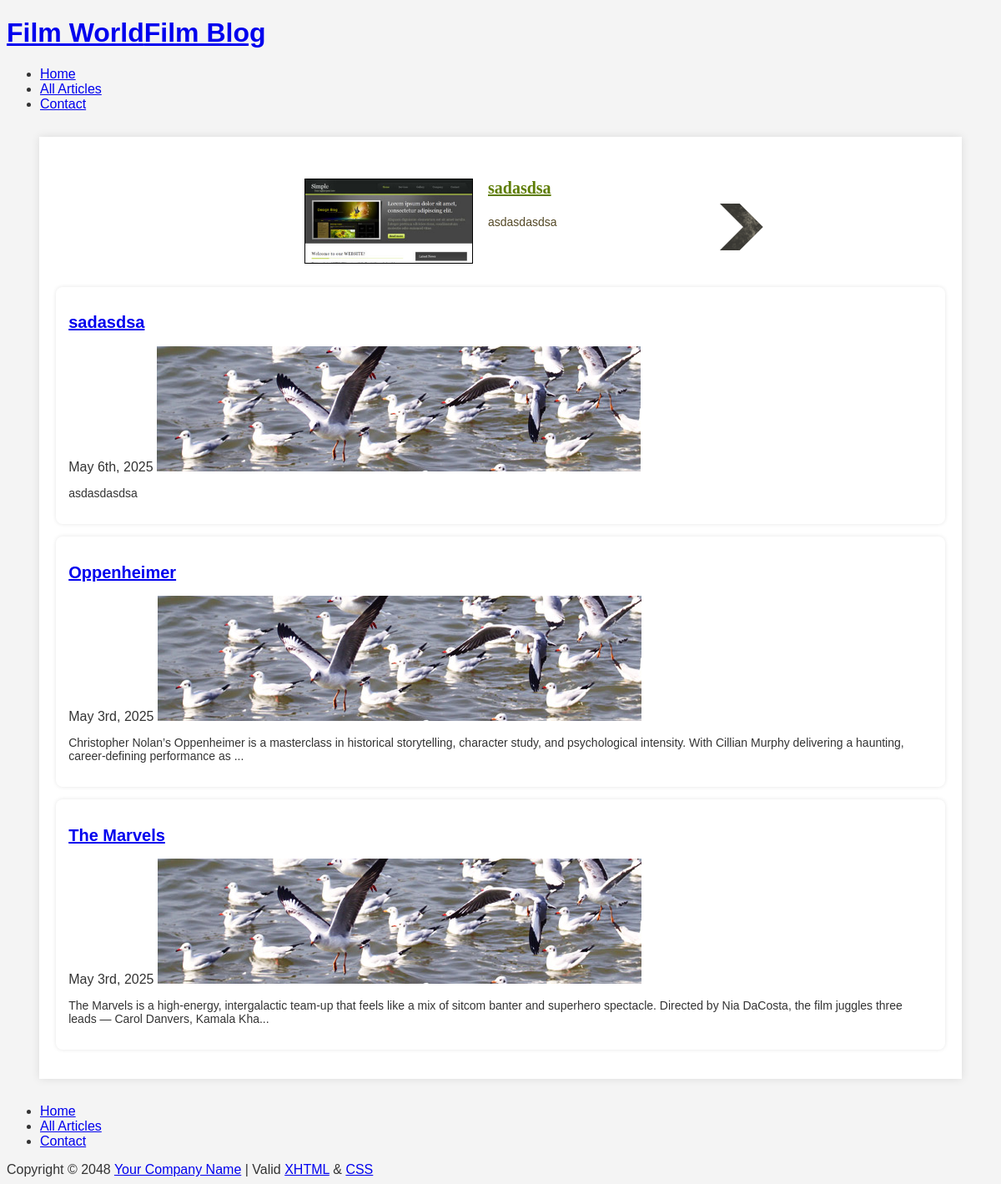
The page / (signed in) on the database its author committed.
### tables this page shows
CREATE TABLE `articles` (
  `id` int NOT NULL,
  `title` varchar(255) NOT NULL,
  `content` text NOT NULL,
  `created_at` datetime DEFAULT CURRENT_TIMESTAMP,
  `rating` int DEFAULT '0'
);

### _inc/classes/MainPage.php (called while the page is built)
<?php
class MainPage{
    private $pdo;
    public function __construct($pdo){
        $this->pdo = $pdo;
    }
    public function getLastArticles($limit = 3){
        $sql = "SELECT id, title, content, created_at FROM articles ORDER BY created_at DESC LIMIT :limit";
        $stmt = $this->pdo->prepare($sql);
        $stmt->bindValue(':limit', (int)$limit, PDO::PARAM_INT);
        $stmt->execute();
        return $stmt->fetchAll(PDO::FETCH_ASSOC);
    }
}
?>

### index.php (the view, shortened to what this page needs)
<?php
    include('_inc/partials/head.php');
    $db = new Database();
    $pdo = $db->getConnection();
    $mainPage = new MainPage($pdo);
    $articles = $mainPage->getLastArticles(3);
?>
<body>
<div id="templatemo_wrapper">
    <div id="templatemo_left_column">
    <?php
        include('_inc/partials/header.php');
    ?>
    </div>
    <div id="templatemo_content">
        <div id="templatemo_slider">
     	<div id="one" class="contentslider">
            <div class="cs_wrapper">
            <div class="cs_slider">
                <?php foreach ($articles as $article): ?>
                <div class="cs_article">
                    <a href="article.php?id=<?= $article['id'] ?>">
                        <img src="images/article01.jpg" alt="<?= htmlspecialchars($article['title']) ?>" />
                    </a>
                    <div class="text">
                            <h2><a href="article.php?id=<?= $article['id'] ?>">
                                <?= htmlspecialchars($article['title']) ?>
                            </a></h2>
                            <p><?= htmlspecialchars(mb_strimwidth(strip_tags($article['content']),0,100, '...')) ?></p>
                    </div>
                </div>
                <?php endforeach; ?>
            </div>
            </div>
        </div>
        </div>
        <?php foreach ($articles as $article): ?>
    <div class="post_section">
        <h2><a href="article.php?id=<?= $article['id'] ?>">
            <?= htmlspecialchars($article['title']) ?>
        </a></h2>
        <div class="post_content">
            <?= date('F jS, Y', strtotime($article['created_at'])) ?>
            <a href="article.php?id=<?= $article['id'] ?>">
                <img src="images/templatemo_image_01.jpg" alt="image" />
            </a>
            <p><?= htmlspecialchars(mb_strimwidth(strip_tags($article['content']),0,200,'...')) ?></p>
        </div>
    </div>
<?php endforeach; ?>
    </div>
</div>
<?php
    include('_inc/partials/footer.php');
?>
</div>
</body>
</html>

### css/admin_style.css (style rules this page uses)
body { font-family: Arial, sans-serif; background-color: #f4f4f4; color: #333; }
#templatemo_content { width: 90%; margin: 30px auto; background-color: #fff; padding: 20px; box-shadow: 0 0 10px rgba(0, 0, 0, 0.1); }
.post_section { background-color: #fff; padding: 15px; margin-bottom: 15px; border-radius: 8px; box-shadow: 0 0 5px rgba(0, 0, 0, 0.1); }
h2 { font-size: 20px; color: #333; }
p { font-size: 14px; }

### rows shown on the page
articles: title "sadasdsa", content "asdasdasdsa", created_at "May 6th, 2025"
articles: title "Oppenheimer", created_at "May 3rd, 2025", content "Christopher Nolan’s Oppenheimer is a masterclass in historical storytelling, character study, and psychological intensity. With Cillian Murphy delivering a haunting, career-defining performance as ..."
articles: title "The Marvels", created_at "May 3rd, 2025", content "The Marvels is a high-energy, intergalactic team-up that feels like a mix of sitcom banter and superhero spectacle. Directed by Nia DaCosta, the film juggles three leads — Carol Danvers, Kamala Kha..."
